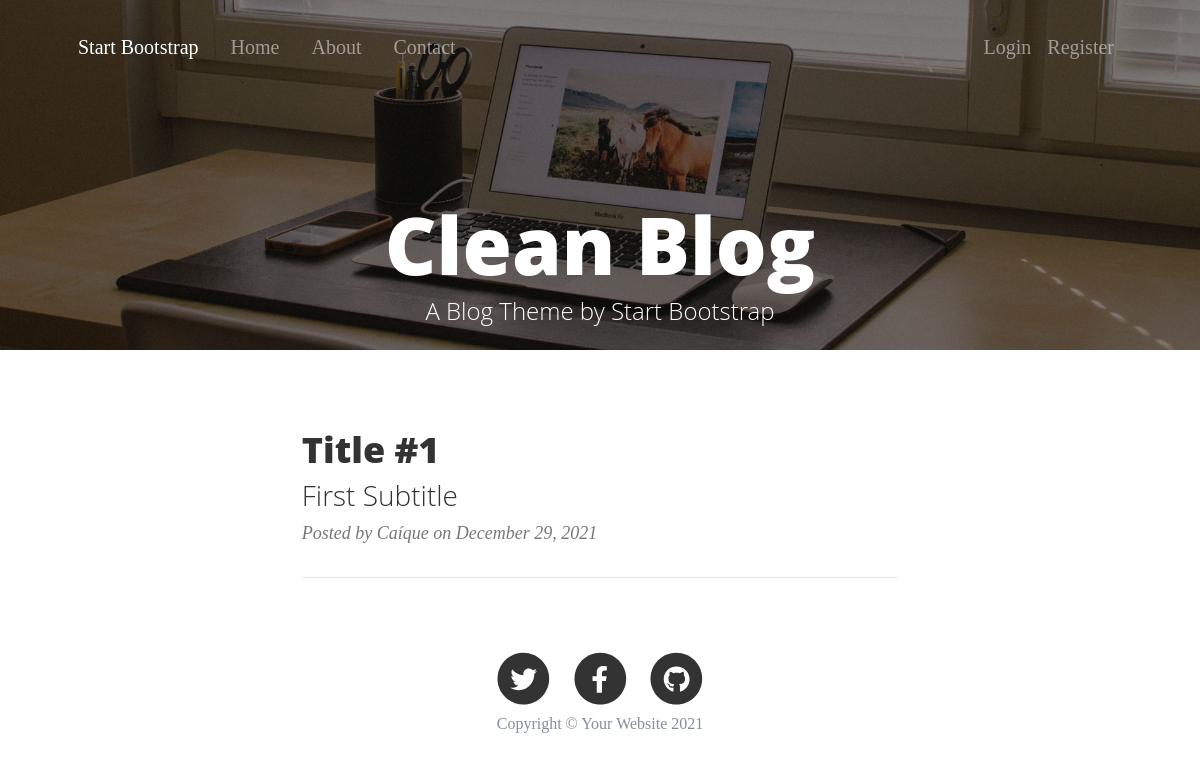
The page /index on the database as committed earlier.
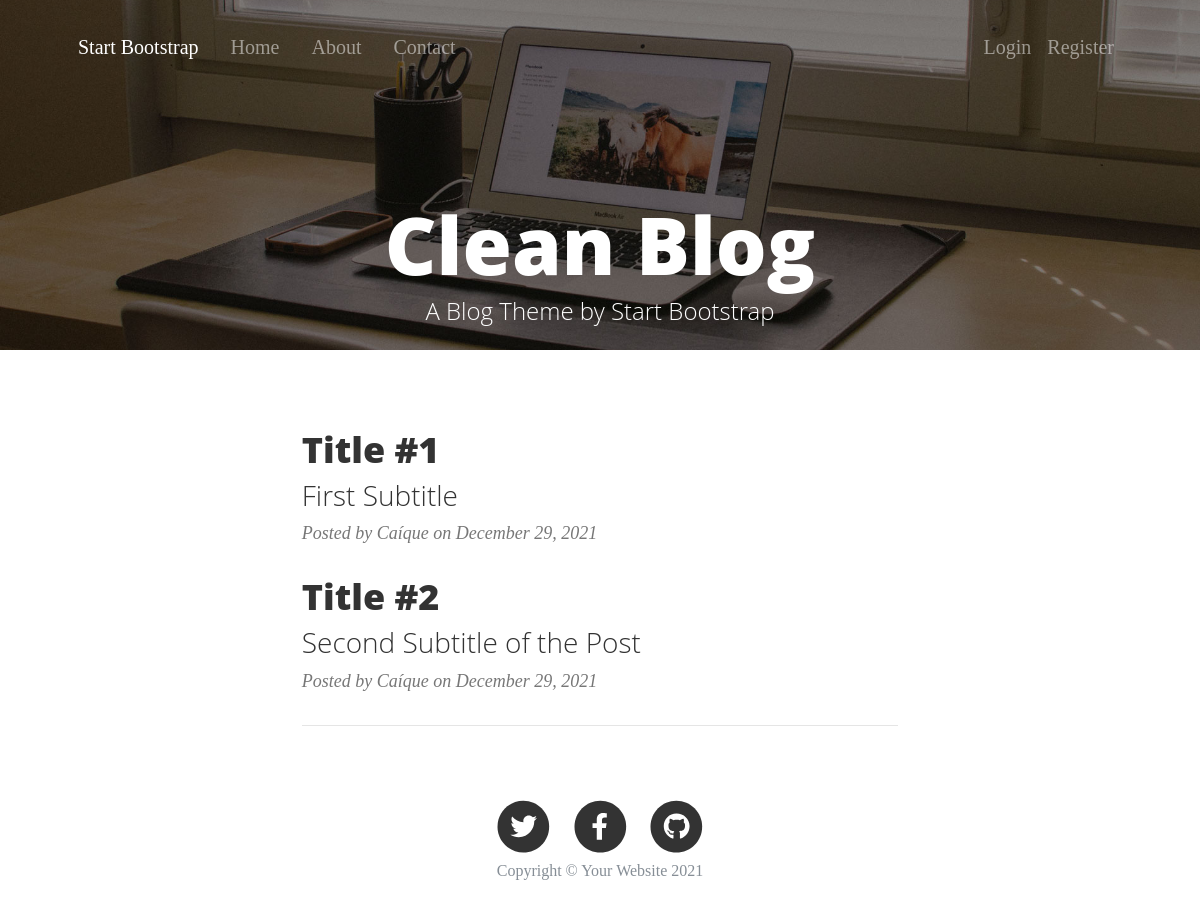
The same page on the database as committed later.
### app/models.py (models this page shows, shortened)
class Blogpost(db.Model):
    id = db.Column(db.Integer, primary_key=True)
    title = db.Column(db.String(50))
    subtitle = db.Column(db.String(50))
    date_posted = db.Column(db.DateTime)
    content = db.Column(db.Text)
    user_id = db.Column(db.Integer, db.ForeignKey('user.id'), nullable=False)

class User(db.Model, UserMixin):
    id = db.Column(db.Integer, primary_key=True)
    username = db.Column(db.String(20), unique=True, nullable=False)
    email = db.Column(db.String(60), unique=True, nullable=False)
    image_file = db.Column(db.String(20), nullable=False,default='default.jpg')
    password = db.Column(db.String(60), nullable=False)
    posts = db.relationship('Blogpost', backref='author', lazy=True)

### app/routes.py (the view)
@app.route('/')
@app.route('/index')
def index():
    posts = Blogpost.query.all()
    return render_template('index.html', posts=posts)

### app/templates/index.html
{% extends "layout.html" %}
{% block content %}
        <header class="masthead" style="background-image: url('{{ url_for('static', filename='home-bg.jpg') }}');height: 100%;max-height: 350px;">
            <div class="container position-relative px-4 px-lg-5">
                <div class="row gx-4 gx-lg-5 justify-content-center">
                    <div class="col-md-10 col-lg-8 col-xl-7">
                        <div class="site-heading">
                            <h1>Clean Blog</h1>
                            <span class="subheading">A Blog Theme by Start Bootstrap</span>
                        </div>
                    </div>
                </div>
            </div>
        </header>
        <div class="container px-4 px-lg-5">
            <div class="row gx-4 gx-lg-5 justify-content-center">
                <div class="col-md-10 col-lg-8 col-xl-7">
                    {% for blogpost in posts %}
                    <div class="post-preview">
                        <a href="{{ url_for('post', post_id=blogpost.id) }}">
                            <h2 class="post-title">{{ blogpost.title }}</h2>
                            <h3 class="post-subtitle">{{ blogpost.subtitle }}</h3>
                        </a>
                        <p class="post-meta">
                            Posted by
                            {{ blogpost.author.username }}
                            on {{ blogpost.date_posted.strftime('%B %d, %Y') }}
                        </p>
                    </div>
                    {% endfor %}
                    <hr class="my-4" />
                </div>
            </div>
        </div>
    </body>
</html>
{% endblock content %}

### app/templates/layout.html (shortened to what this page needs)
<!DOCTYPE html>
<html>
    <head>
        <link rel="stylesheet" href="https://cdnjs.cloudflare.com/ajax/libs/startbootstrap-clean-blog/5.0.8/css/clean-blog.min.css">
        <link href="{{ url_for('static', filename='bootstrap.min.css') }}" rel="stylesheet">
        <link href="{{ url_for('static', filename='clean-blog.min.css') }}" rel="stylesheet">
    </head>
    <body>
        <nav class="navbar navbar-expand-lg navbar-dark fixed-top">
            <div class="container px-4 px-lg-5">
                <a class="navbar-brand" href="{{ url_for('index') }}">Start Bootstrap</a>
                <div class="collapse navbar-collapse" id="navbarResponsive">
                    <ul class="navbar-nav ms-auto py-4 py-lg-0">
                        <li class="nav-item"><a class="nav-link px-lg-3 py-3 py-lg-4" href="{{ url_for('index') }}">Home</a></li>
                        <li class="nav-item"><a class="nav-link px-lg-3 py-3 py-lg-4" href="{{ url_for('about') }}">About</a></li>
                        <li class="nav-item"><a class="nav-link px-lg-3 py-3 py-lg-4" href="{{ url_for('contact') }}">Contact</a></li>
                    </ul>
                </div>
                <div class="navbar-nav">
                    {% if current_user.is_authenticated %}
                        <a class="nav-item nav-link" href="{{ url_for('addpost') }}">NewPost</a>
                        <a class="nav-item nav-link" href="{{ url_for('account') }}">Account</a>
                        <a class="nav-item nav-link" href="{{ url_for('logout') }}">Logout</a>
                    {% else %}
                        <a class="nav-item nav-link" href="{{ url_for('login') }}">Login</a>
                        <a class="nav-item nav-link" href="{{ url_for('register') }}">Register</a>
                    {% endif %}
                </div>
            </div>
        </nav>
        <div>
            {% block content %}{% endblock %}
        <footer class="border-top">
            <div class="container px-4 px-lg-5">
                <div class="row gx-4 gx-lg-5 justify-content-center">
                    <div class="col-md-10 col-lg-8 col-xl-7">
                        <ul class="list-inline text-center">
                            <li class="list-inline-item">
                                <a href="#!">
                                    <span class="fa-stack fa-lg">
                                        <i class="fas fa-circle fa-stack-2x"></i>
                                        <i class="fab fa-twitter fa-stack-1x fa-inverse"></i>
                                    </span>
                                </a>
                            </li>
                            <li class="list-inline-item">
                                <a href="#!">
                                    <span class="fa-stack fa-lg">
                                        <i class="fas fa-circle fa-stack-2x"></i>
                                        <i class="fab fa-facebook-f fa-stack-1x fa-inverse"></i>
                                    </span>
                                </a>
                            </li>
                            <li class="list-inline-item">
                                <a href="#!">
                                    <span class="fa-stack fa-lg">
                                        <i class="fas fa-circle fa-stack-2x"></i>
                                        <i class="fab fa-github fa-stack-1x fa-inverse"></i>
                                    </span>
                                </a>
                            </li>
                        </ul>
                        <div class="small text-center text-muted fst-italic">Copyright &copy; Your Website 2021</div>
                    </div>
                </div>
            </div>
        </footer>
    </body>
</html>

Rows that differ between the two databases and show on the page:
added Blogpost: title "Title #2", subtitle "Second Subtitle of the Post", author.username "Caíque", date_posted "December 29, 2021"
